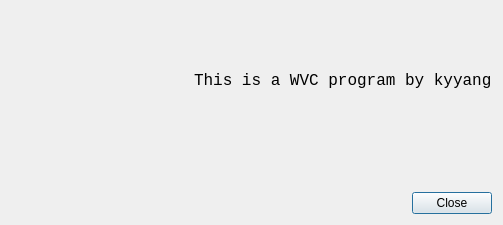
<?xml version="1.0" encoding="UTF-8"?>
<ui version="4.0">
 <class>AboutDialog</class>
 <widget class="QDialog" name="AboutDialog">
  <property name="geometry">
   <rect>
    <x>0</x>
    <y>0</y>
    <width>503</width>
    <height>225</height>
   </rect>
  </property>
  <property name="minimumSize">
   <size>
    <width>503</width>
    <height>225</height>
   </size>
  </property>
  <property name="maximumSize">
   <size>
    <width>503</width>
    <height>225</height>
   </size>
  </property>
  <property name="windowTitle">
   <string>About WVC</string>
  </property>
  <property name="modal">
   <bool>true</bool>
  </property>
  <layout class="QHBoxLayout" name="horizontalLayout_3">
   <item>
    <layout class="QVBoxLayout" name="verticalLayout">
     <item>
      <layout class="QHBoxLayout" name="horizontalLayout">
       <item>
        <widget class="QLabel" name="label">
         <property name="font">
          <font>
           <family>Consolas</family>
           <pointsize>14</pointsize>
          </font>
         </property>
         <property name="text">
          <string/>
         </property>
        </widget>
       </item>
       <item>
        <widget class="QLabel" name="label_2">
         <property name="font">
          <font>
           <family>Consolas</family>
           <pointsize>12</pointsize>
          </font>
         </property>
         <property name="text">
          <string>This is a WVC program by kyyang

&lt;charlesyang28@gmail.com&gt;</string>
         </property>
        </widget>
       </item>
      </layout>
     </item>
     <item>
      <layout class="QHBoxLayout" name="horizontalLayout_2">
       <item>
        <spacer name="horizontalSpacer">
         <property name="orientation">
          <enum>Qt::Horizontal</enum>
         </property>
         <property name="sizeHint" stdset="0">
          <size>
           <width>418</width>
           <height>20</height>
          </size>
         </property>
        </spacer>
       </item>
       <item>
        <widget class="QPushButton" name="closeButton">
         <property name="text">
          <string>Close</string>
         </property>
        </widget>
       </item>
      </layout>
     </item>
    </layout>
   </item>
  </layout>
 </widget>
 <resources/>
 <connections/>
</ui>
